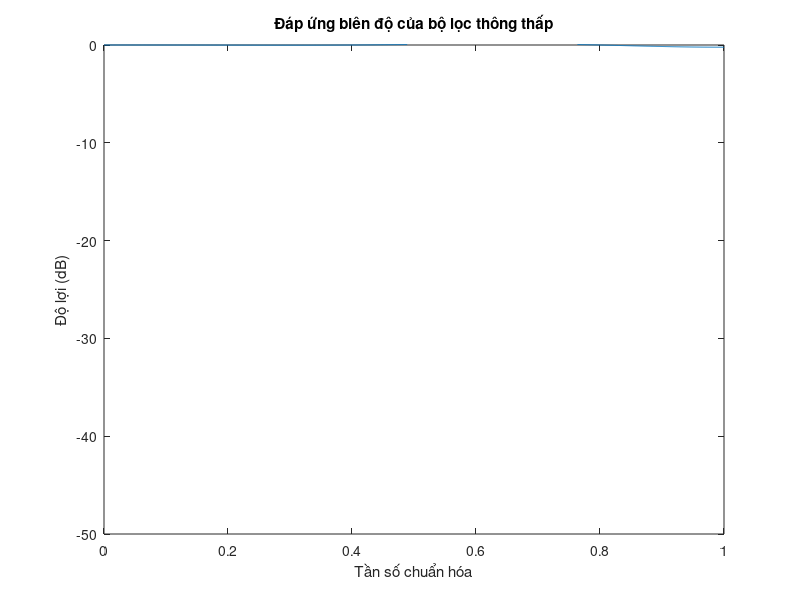
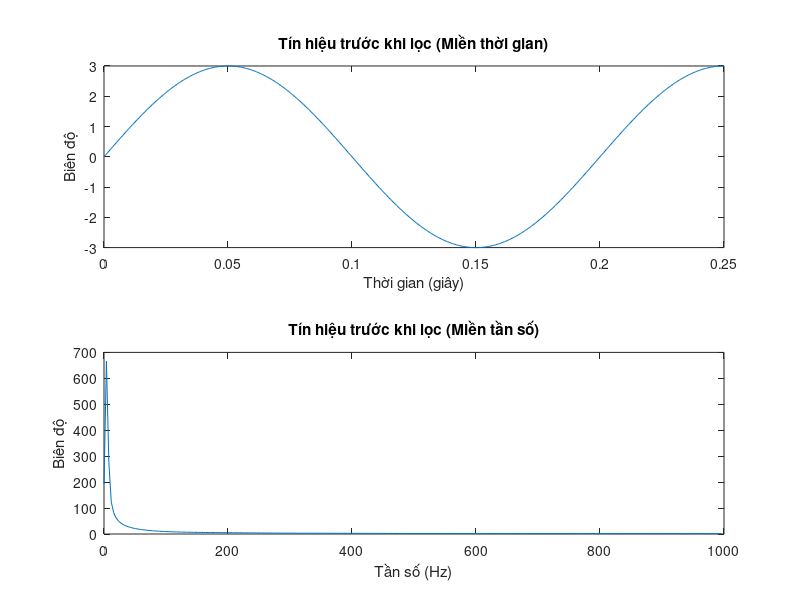
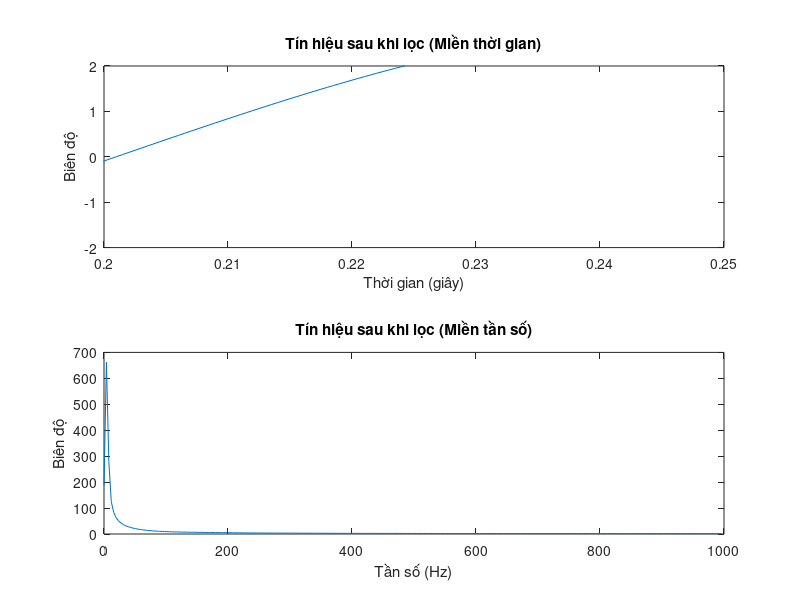

MATLAB code for these plots, in order:
fprintf('Thiết kế bộ lọc thông thấp sử dụng phương pháp lấy mẫu tần số \n');
fprintf('Nhập các tham số của bộ lọc \n');
M = input('Số lượng mẫu: '); % Số lượng mẫu
Wp = input('Tần số cắt của dải thông: '); % Tần số cắt của dải thông
fprintf('Tần số của sóng sine cần lọc \n');
f1 = input('Tần số thứ nhất: ');
f2 = input('Tần số thứ hai: ');
f3 = input('Tần số thứ ba: ');
fs = 2000; % Tần số lấy mẫu

% Thiết kế bộ lọc thông thấp
m = 0:M/2; % Điểm mẫu
Wm = 2 * pi * m / (M + 1); % Tần số cắt
Ad = double(Wm <= Wp); % Chỉ định độ lớn cho thông thấp
Hd = Ad .* exp(-1j * 0.5 * M * Wm); % Vector mẫu tần số H(k)
Hd = [Hd conj(fliplr(Hd(2:end)))]; % Kết hợp với phần phức liên hợp để tạo ra đối xứng Hermitian
h = real(ifft(Hd)); % Lấy mẫu ngược để có h(n)

% Đồ thị đáp ứng biên độ của bộ lọc
w = linspace(0, pi, 1000); % Lấy 1000 điểm giữa 0 và pi
H = freqz(h, 1, w); % Biên độ và tần số của bộ lọc
figure;
plot(w/pi, 20*log10(abs(H))); % Biểu diễn biên độ theo dB
xlabel('Tần số chuẩn hóa'); ylabel('Độ lợi (dB)'); title('Đáp ứng biên độ của bộ lọc thông thấp');
axis([0 1 -50 0]);

% Tạo tín hiệu đầu vào là tổng ba sóng sine
t = 0:1/fs:0.25; % Thời gian
s = sin(2 * pi * f1 * t) + sin(2 * pi * f2 * t) + sin(2 * pi * f3 * t); % Tín hiệu ban đầu

% Đồ thị tín hiệu trước khi lọc (miền thời gian và tần số)
figure;
subplot(2, 1, 1);
plot(t, s);
xlabel('Thời gian (giây)'); ylabel('Biên độ'); title('Tín hiệu trước khi lọc (Miền thời gian)');

% Biến đổi Fourier để xem tín hiệu trong miền tần số
Sf = fft(s, 512); % FFT tín hiệu
Af = abs(Sf(1:256)); % Lấy biên độ
f = (0:255) * fs / 512; % Trục tần số

subplot(2, 1, 2);
plot(f, Af);
xlabel('Tần số (Hz)'); ylabel('Biên độ'); title('Tín hiệu trước khi lọc (Miền tần số)');

% Lọc tín hiệu
sf = filter(h, 1, s); % Lọc tín hiệu với bộ lọc thiết kế

% Đồ thị tín hiệu sau khi lọc (miền thời gian và tần số)
figure;
subplot(2, 1, 1);
plot(t, sf);
xlabel('Thời gian (giây)'); ylabel('Biên độ'); title('Tín hiệu sau khi lọc (Miền thời gian)');
axis([0.2 0.25 -2 2]); % Giới hạn hiển thị

% FFT tín hiệu sau khi lọc
Ssf = fft(sf, 512);
Af_sf = abs(Ssf(1:256));

subplot(2, 1, 2);
plot(f, Af_sf);
xlabel('Tần số (Hz)'); ylabel('Biên độ'); title('Tín hiệu sau khi lọc (Miền tần số)');